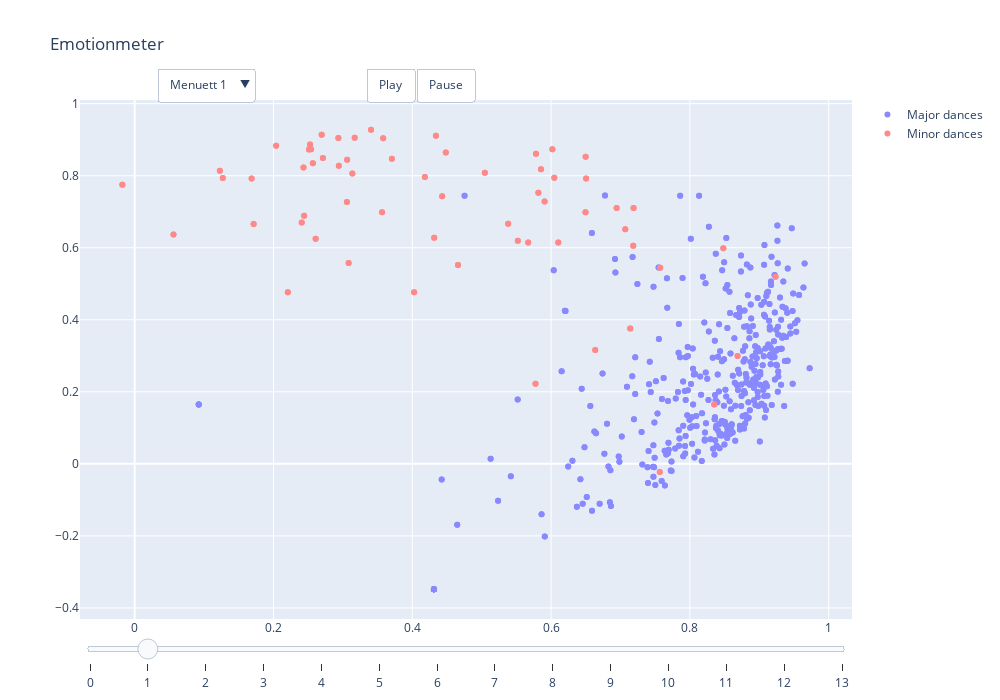

Write notebook code for a chart like this one.
### Code cell
button_layer_1_height = 1.08
updatemenus=[
    # Define Dropdown menu
    go.layout.Updatemenu(
        buttons=list([
            dict(
                args=['idx', 'menuett1'],
                label="Menuett 1",
                method="restyle"
            ),
            dict(
                args=['idx', 'menuett2'],
                label="Menuett 2",
                method="restyle"
            ),
            dict(
                args=['idx', 'waltz1'],
                label="Waltz 1",
                method="restyle"
            )
        ]),
        direction="down",
        pad={"r": 10, "t": 10},
        showactive=True,
        x=0.1,
        xanchor="left",
        y=button_layer_1_height,
        yanchor="top"
    ),
    go.layout.Updatemenu(
        buttons=list([
            dict(
                args=[None, dict(frame=dict(duration=500, redraw=False),
                                 fromcurrent=True, transition=dict(duration=300, easing='quadratic-in-out'))],
                label="Play",
                method="animate"
            ),
            dict(
                args=[None, dict(frame=dict(duration=0, redraw=False),
                                   mode='immediate', transition=dict(duration=0))],
                label="Pause",
                method="animate"
            )
        ]),
        direction="left",
        pad={"r": 10, "t": 10},
        showactive=False,
        type = 'buttons',
        x=0.37,
        xanchor="left",
        y=button_layer_1_height,
        yanchor="top"
    )
]

color_major = '#8989FF'
color_minor = '#FF8989'
color_marker = '#009664'

data=[go.Scatter(x=all_corr.loc[all_corr['gt_mode'] == 'major']['major'].to_list(),
                 y=all_corr.loc[all_corr['gt_mode'] == 'major']['minor'].to_list(),
                 showlegend=False,
                 mode="markers",
                 marker=dict(color=color_major)),
     go.Scatter(x=all_corr.loc[all_corr['gt_mode'] == 'major']['major'].to_list(),
                 y=all_corr.loc[all_corr['gt_mode'] == 'major']['minor'].to_list(),
                 mode="markers",
                 name="Major dances",
                 marker=dict(color=color_major)),
     go.Scatter(x=all_corr.loc[all_corr['gt_mode'] == 'minor']['major'].to_list(),
                y=all_corr.loc[all_corr['gt_mode'] == 'minor']['minor'].to_list(),
                mode="markers",
                name="Minor dances",
                marker=dict(color=color_minor)),
     go.Scatter(x=all_corr.loc[all_corr['gt_mode'] == 'minor']['major'].to_list(),
                y=all_corr.loc[all_corr['gt_mode'] == 'minor']['minor'].to_list(),
                mode="markers",
                showlegend=False,
                marker=dict(color=color_minor))]

sliders_dict = dict(active=1,
                    currentvalue=dict(font=dict(size=20),
                                                prefix='Bar ',
                                                visible=False),
                    transition=dict(duration=300, easing='cubic-in-out'),
                    steps=[])

frames = []
for bar in range(len(test_files.iloc[danceIndex.value]['maj_traj'])):    
    frame = {"data": [], "name": bar}
    # Create one frame per bar
    maj_corr = test_files.iloc[danceIndex.value]['maj_traj'][bar]
    min_corr = test_files.iloc[danceIndex.value]['min_traj'][bar]
    #frame = {"data": []}
    data_dict = {"x": [maj_corr], "y": [min_corr],
        "mode": "markers",
        "marker": {
            "color": color_marker, "sizeref": 100, "size": 10
        }
    }
    frame["data"].append(data_dict)  
    frames.append(frame)
    
    
    slider_step = dict(args=[[bar], dict(frame=dict(duration=500, redraw=False),
                                       mode='immediate',
                                       transition=dict(duration=500))],
                       label=bar,
                       method='animate')
    sliders_dict['steps'].append(slider_step)
    
layout=go.Layout(width=1000, height=700,
                 title="Emotionmeter",
                 updatemenus=updatemenus,
                 sliders=[sliders_dict],
                )
#print(layout['sliders'])
    
fig = go.Figure(data, layout, frames)
fig.show()

### Figure 1 — Plotly figure (JSON) as saved in the notebook; plotly's stock layout.template omitted (floating-point values rounded to 4 significant figures; data arrays with more than 128 entries replaced by an {"elided": "..."} marker saying what was removed)
{"data": [{"marker": {"color": "#8989FF"}, "mode": "markers", "showlegend": false, "type": "scatter", "x": {"elided": "372 float values"}, "y": {"elided": "372 float values"}}, {"marker": {"color": "#8989FF"}, "mode": "markers", "name": "Major dances", "type": "scatter", "x": {"elided": "372 float values"}, "y": {"elided": "372 float values"}}, {"marker": {"color": "#FF8989"}, "mode": "markers", "name": "Minor dances", "type": "scatter", "x": [0.3564, 0.4316, 0.2567, 0.5381, -0.01775, 0.5775, 0.7184, 0.5521, 0.2712, 0.4431, 0.4483, 0.8482, 0.4182, 0.2542, 0.2433, 0.317, 0.6498, 0.3062, 0.6944, 0.4659, 0.3137, 0.5782, 0.2942, 0.6104, 0.7566, 0.1227, 0.567, 0.6636, 0.6018, 0.2695, 0.6047, 0.5817, 0.5855, 0.6496, 0.2407, 0.714, 0.2039, 0.2935, 0.1714, 0.2527, 0.3406, 0.5906, 0.8687, 0.3706, 0.7069, 0.7189, 0.4027, 0.3083, 0.835, 0.5045, 0.2442, 0.1685, 0.3058, 0.3581, 0.6504, 0.05591, 0.9234, 0.7573, 0.434, 0.127, 0.2608, 0.2207, 0.2512], "y": [0.6982, 0.6277, 0.8345, 0.6663, 0.7747, 0.2226, 0.6058, 0.6197, 0.8491, 0.7427, 0.8644, 0.5983, 0.7962, 0.8733, 0.8229, 0.9052, 0.8529, 0.844, 0.7103, 0.5523, 0.8061, 0.8609, 0.8275, 0.6148, -0.0224, 0.8137, 0.6147, 0.3158, 0.8733, 0.9135, 0.7943, 0.7527, 0.8178, 0.6983, 0.67, 0.3757, 0.8829, 0.9043, 0.666, 0.8866, 0.9277, 0.7286, 0.2991, 0.847, 0.6515, 0.71, 0.4765, 0.5577, 0.165, 0.8085, 0.689, 0.7923, 0.7269, 0.9039, 0.7919, 0.6367, 0.5193, 0.5446, 0.9106, 0.7935, 0.6249, 0.4762, 0.8726]}, {"marker": {"color": "#FF8989"}, "mode": "markers", "showlegend": false, "type": "scatter", "x": [0.3564, 0.4316, 0.2567, 0.5381, -0.01775, 0.5775, 0.7184, 0.5521, 0.2712, 0.4431, 0.4483, 0.8482, 0.4182, 0.2542, 0.2433, 0.317, 0.6498, 0.3062, 0.6944, 0.4659, 0.3137, 0.5782, 0.2942, 0.6104, 0.7566, 0.1227, 0.567, 0.6636, 0.6018, 0.2695, 0.6047, 0.5817, 0.5855, 0.6496, 0.2407, 0.714, 0.2039, 0.2935, 0.1714, 0.2527, 0.3406, 0.5906, 0.8687, 0.3706, 0.7069, 0.7189, 0.4027, 0.3083, 0.835, 0.5045, 0.2442, 0.1685, 0.3058, 0.3581, 0.6504, 0.05591, 0.9234, 0.7573, 0.434, 0.127, 0.2608, 0.2207, 0.2512], "y": [0.6982, 0.6277, 0.8345, 0.6663, 0.7747, 0.2226, 0.6058, 0.6197, 0.8491, 0.7427, 0.8644, 0.5983, 0.7962, 0.8733, 0.8229, 0.9052, 0.8529, 0.844, 0.7103, 0.5523, 0.8061, 0.8609, 0.8275, 0.6148, -0.0224, 0.8137, 0.6147, 0.3158, 0.8733, 0.9135, 0.7943, 0.7527, 0.8178, 0.6983, 0.67, 0.3757, 0.8829, 0.9043, 0.666, 0.8866, 0.9277, 0.7286, 0.2991, 0.847, 0.6515, 0.71, 0.4765, 0.5577, 0.165, 0.8085, 0.689, 0.7923, 0.7269, 0.9039, 0.7919, 0.6367, 0.5193, 0.5446, 0.9106, 0.7935, 0.6249, 0.4762, 0.8726]}], "layout": {"height": 700, "sliders": [{"active": 1, "currentvalue": {"font": {"size": 20}, "prefix": "Bar ", "visible": false}, "steps": [{"args": [[0], {"frame": {"duration": 500, "redraw": false}, "mode": "immediate", "transition": {"duration": 500}}], "label": "0", "method": "animate"}, {"args": [[1], {"frame": {"duration": 500, "redraw": false}, "mode": "immediate", "transition": {"duration": 500}}], "label": "1", "method": "animate"}, {"args": [[2], {"frame": {"duration": 500, "redraw": false}, "mode": "immediate", "transition": {"duration": 500}}], "label": "2", "method": "animate"}, {"args": [[3], {"frame": {"duration": 500, "redraw": false}, "mode": "immediate", "transition": {"duration": 500}}], "label": "3", "method": "animate"}, {"args": [[4], {"frame": {"duration": 500, "redraw": false}, "mode": "immediate", "transition": {"duration": 500}}], "label": "4", "method": "animate"}, {"args": [[5], {"frame": {"duration": 500, "redraw": false}, "mode": "immediate", "transition": {"duration": 500}}], "label": "5", "method": "animate"}, {"args": [[6], {"frame": {"duration": 500, "redraw": false}, "mode": "immediate", "transition": {"duration": 500}}], "label": "6", "method": "animate"}, {"args": [[7], {"frame": {"duration": 500, "redraw": false}, "mode": "immediate", "transition": {"duration": 500}}], "label": "7", "method": "animate"}, {"args": [[8], {"frame": {"duration": 500, "redraw": false}, "mode": "immediate", "transition": {"duration": 500}}], "label": "8", "method": "animate"}, {"args": [[9], {"frame": {"duration": 500, "redraw": false}, "mode": "immediate", "transition": {"duration": 500}}], "label": "9", "method": "animate"}, {"args": [[10], {"frame": {"duration": 500, "redraw": false}, "mode": "immediate", "transition": {"duration": 500}}], "label": "10", "method": "animate"}, {"args": [[11], {"frame": {"duration": 500, "redraw": false}, "mode": "immediate", "transition": {"duration": 500}}], "label": "11", "method": "animate"}, {"args": [[12], {"frame": {"duration": 500, "redraw": false}, "mode": "immediate", "transition": {"duration": 500}}], "label": "12", "method": "animate"}, {"args": [[13], {"frame": {"duration": 500, "redraw": false}, "mode": "immediate", "transition": {"duration": 500}}], "label": "13", "method": "animate"}], "transition": {"duration": 300, "easing": "cubic-in-out"}}], "title": {"text": "Emotionmeter"}, "updatemenus": [{"buttons": [{"args": ["idx", "menuett1"], "label": "Menuett 1", "method": "restyle"}, {"args": ["idx", "menuett2"], "label": "Menuett 2", "method": "restyle"}, {"args": ["idx", "waltz1"], "label": "Waltz 1", "method": "restyle"}], "direction": "down", "pad": {"r": 10, "t": 10}, "showactive": true, "x": 0.1, "xanchor": "left", "y": 1.08, "yanchor": "top"}, {"buttons": [{"args": [null, {"frame": {"duration": 500, "redraw": false}, "fromcurrent": true, "transition": {"duration": 300, "easing": "quadratic-in-out"}}], "label": "Play", "method": "animate"}, {"args": [null, {"frame": {"duration": 0, "redraw": false}, "mode": "immediate", "transition": {"duration": 0}}], "label": "Pause", "method": "animate"}], "direction": "left", "pad": {"r": 10, "t": 10}, "showactive": false, "type": "buttons", "x": 0.37, "xanchor": "left", "y": 1.08, "yanchor": "top"}], "width": 1000}}
